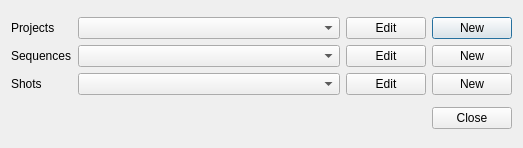
<?xml version="1.0" encoding="UTF-8"?>
<ui version="4.0">
 <class>dialog</class>
 <widget class="QDialog" name="dialog">
  <property name="geometry">
   <rect>
    <x>0</x>
    <y>0</y>
    <width>523</width>
    <height>148</height>
   </rect>
  </property>
  <property name="windowTitle">
   <string>Project Manager</string>
  </property>
  <layout class="QVBoxLayout" name="verticalLayout">
   <item>
    <layout class="QGridLayout" name="gridLayout" columnstretch="0,1,0,0">
     <item row="0" column="0">
      <widget class="QLabel" name="projects_label">
       <property name="text">
        <string>Projects</string>
       </property>
      </widget>
     </item>
     <item row="0" column="1">
      <widget class="QComboBox" name="projects_comboBox"/>
     </item>
     <item row="1" column="1">
      <widget class="QComboBox" name="sequences_comboBox"/>
     </item>
     <item row="1" column="0">
      <widget class="QLabel" name="sequences_label">
       <property name="text">
        <string>Sequences</string>
       </property>
      </widget>
     </item>
     <item row="2" column="0">
      <widget class="QLabel" name="shots_label">
       <property name="text">
        <string>Shots</string>
       </property>
      </widget>
     </item>
     <item row="2" column="1">
      <widget class="QComboBox" name="shots_comboBox"/>
     </item>
     <item row="0" column="3">
      <widget class="QPushButton" name="new_project_pushButton">
       <property name="text">
        <string>New</string>
       </property>
      </widget>
     </item>
     <item row="0" column="2">
      <widget class="QPushButton" name="edit_project_pushButton">
       <property name="text">
        <string>Edit</string>
       </property>
      </widget>
     </item>
     <item row="1" column="3">
      <widget class="QPushButton" name="new_sequence_pushButton">
       <property name="text">
        <string>New</string>
       </property>
      </widget>
     </item>
     <item row="1" column="2">
      <widget class="QPushButton" name="edit_sequence_pushButton">
       <property name="text">
        <string>Edit</string>
       </property>
      </widget>
     </item>
     <item row="2" column="2">
      <widget class="QPushButton" name="edit_shot_pushButton">
       <property name="text">
        <string>Edit</string>
       </property>
      </widget>
     </item>
     <item row="2" column="3">
      <widget class="QPushButton" name="new_shots_pushButton">
       <property name="text">
        <string>New</string>
       </property>
      </widget>
     </item>
    </layout>
   </item>
   <item>
    <layout class="QHBoxLayout" name="horizontalLayout">
     <item>
      <spacer name="horizontalSpacer">
       <property name="orientation">
        <enum>Qt::Horizontal</enum>
       </property>
       <property name="sizeHint" stdset="0">
        <size>
         <width>40</width>
         <height>20</height>
        </size>
       </property>
      </spacer>
     </item>
     <item>
      <widget class="QPushButton" name="close_pushButton">
       <property name="text">
        <string>Close</string>
       </property>
      </widget>
     </item>
    </layout>
   </item>
  </layout>
 </widget>
 <resources/>
 <connections/>
</ui>
